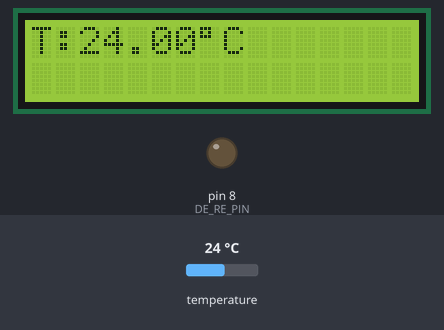
Bench run of a sketch on a simulated Arduino Nano, built with avr-gcc and run on an emulated ATmega328P. On the bench: 16×2 character LCD, output pins drawn as LEDs (lit = HIGH). The test bench sets the inputs (shaded band); at power-on: temperature 24 °C. What the sketch prints to the serial monitor is not drawn.

Above: at 3.4 s.
3.5 s: temperature set to 12 °C
At 4.8 s:
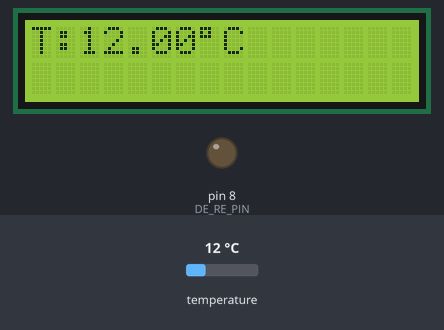
5.3 s: temperature set to 19 °C
At 6.3 s:
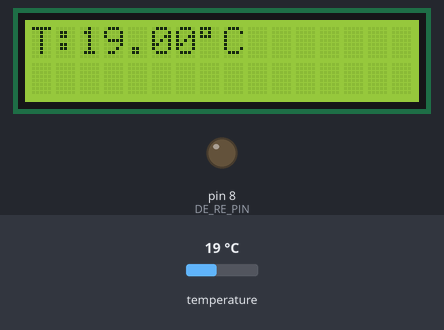
7.3 s: temperature set to 28 °C
At 9.0 s:
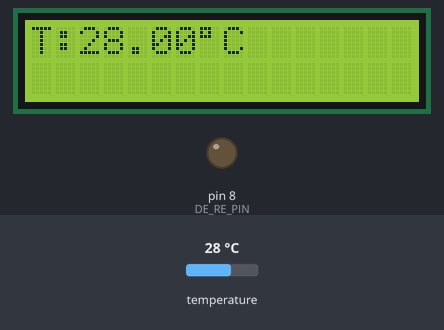
Timing chart, 0 to 10.5 s (numbered marks = the images above; inputs shaded):
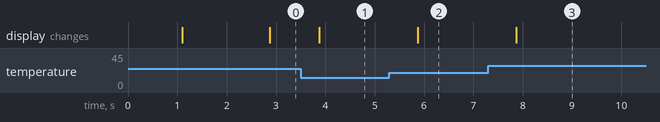

Measured:
- after the input at 3.5 s, the display: changes after 0.37 s (image 1)
- after the input at 5.3 s, the display: changes after 0.57 s (image 2)
- after the input at 7.3 s, the display: changes after 0.57 s (image 3)

The sketch:

nano_temperatura_rs485_mega_calibrado.ino
```cpp
#include <OneWire.h>
#include <DallasTemperature.h>
#include <Wire.h>
#include <LiquidCrystal_I2C.h>
#include <SoftwareSerial.h>

// === PINOUT Nano ===
#define ONE_WIRE_PIN 2     // DS18B20 DATA
#define DE_RE_PIN    8     // DE/RE del MAX485
#define RX_PIN      10     // RO del MAX485
#define TX_PIN      11     // DI del MAX485

OneWire oneWire(ONE_WIRE_PIN);
DallasTemperature sensors(&oneWire);
LiquidCrystal_I2C lcd(0x27,16,2);
SoftwareSerial rs485(RX_PIN, TX_PIN);

float buf[60];
uint8_t idx = 0;
bool full = false;
float sumT = 0;

unsigned long t1 = 0, t60 = 0;

void setup() {
  Serial.begin(9600);
  pinMode(DE_RE_PIN, OUTPUT);
  digitalWrite(DE_RE_PIN, LOW);       // RX
  rs485.begin(9600);

  sensors.begin();

  lcd.init(); lcd.backlight();
  lcd.clear(); lcd.print("Iniciando...");
  delay(1000); lcd.clear();

  t1 = t60 = millis();
  for(int i=0;i<60;i++) buf[i]=0;
}

void loop(){
  unsigned long now = millis();

  // 1) Lectura 1 Hz
  if (now - t1 >= 1000) {
    t1 += 1000;
    sensors.requestTemperatures();
    float tempC = sensors.getTempCByIndex(0);
    float tempCalibrada = 1.0592 * tempC - 0.9223;

    // LCD instantáneo
    lcd.clear();
    lcd.setCursor(0,0);
    lcd.print("T:"); lcd.print(tempC,2);
    lcd.write(0xDF); lcd.print("C");

    // Buffer para promedio
    if (full) sumT -= buf[idx];
    buf[idx] = tempC;
    sumT += tempC;
    if (++idx == 60) { idx=0; full=true; }
    Serial.print("Temp: "); Serial.println(tempC,2);
    Serial.print("Temp calibrada: "); Serial.println(tempCalibrada, 2);
  }

  // 2) Promedio cada 60 s
  if (now - t60 >= 60000) {
    t60 += 60000;
    uint8_t cnt = full ? 60 : idx;
    if (cnt==0) return;
    float avg = sumT / cnt;

    // LCD promedio
    lcd.setCursor(0,1);
    lcd.print("P:"); lcd.print(avg,2);
    lcd.write(0xDF); lcd.print("C");

    // Envío RS-485: i107:XX.XXf
    digitalWrite(DE_RE_PIN, HIGH);  // TX
    rs485.print('i');
    rs485.print(107);
    rs485.print(':');
    rs485.print(avg,2);
    rs485.print('f');
    rs485.flush();
    digitalWrite(DE_RE_PIN, LOW);   // RX

    Serial.print("Enviado: i107:"); Serial.print(avg,2); Serial.println("f");
  }
}
```
